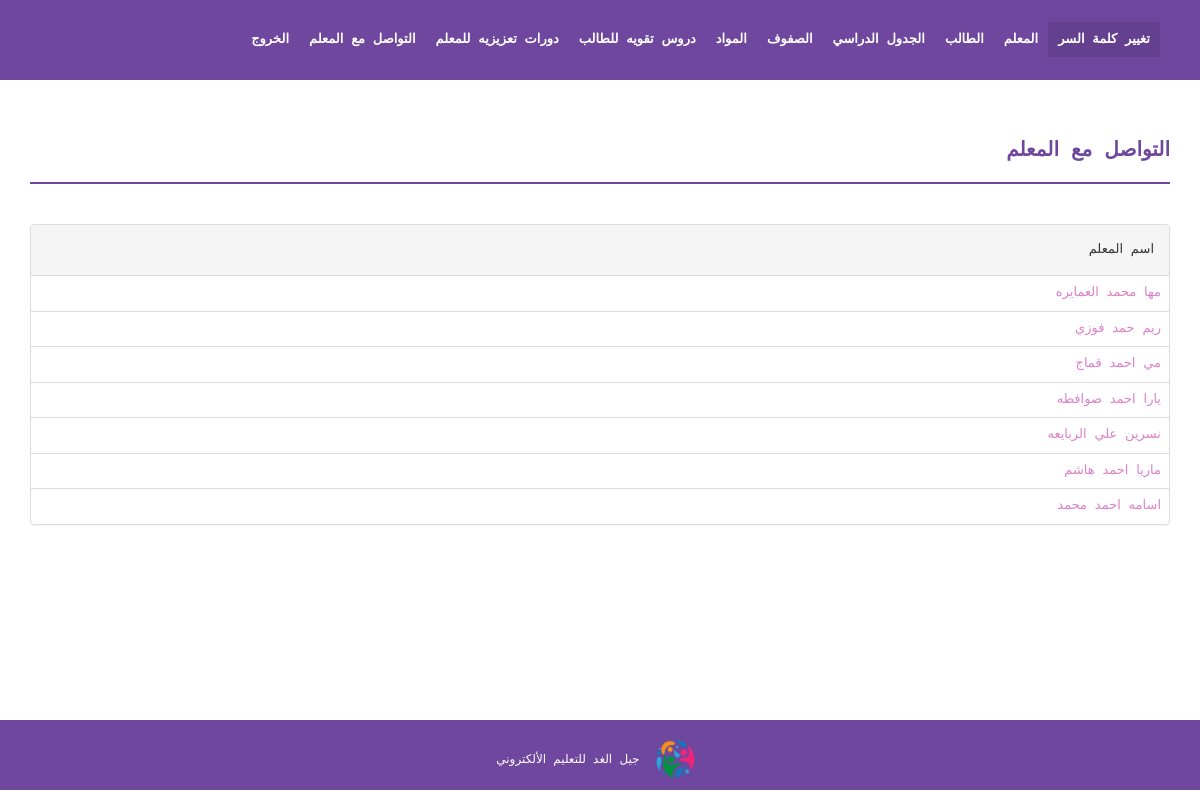
The app's page /admin/ContatWithTeachers.php (signed in) with its own data.
### tables this page shows
CREATE TABLE `teacher` (
  `id` int(50) NOT NULL,
  `password` varchar(50) NOT NULL,
  `first_name` varchar(50) NOT NULL,
  `second_name` varchar(50) NOT NULL,
  `third_name` varchar(50) NOT NULL,
  `last_name` varchar(50) NOT NULL,
  `identity_number` varchar(50) NOT NULL,
  `gender` varchar(50) NOT NULL,
  `phone` varchar(50) NOT NULL,
  `Email` varchar(50) NOT NULL,
  `address` varchar(50) NOT NULL,
  `nationality` varchar(50) NOT NULL,
  `specialization` varchar(50) NOT NULL,
  `appointment_year` date NOT NULL,
  `date_of_birth` date NOT NULL,
  `creationDate` timestamp NULL DEFAULT current_timestamp(),
  `updationDate` varchar(255) DEFAULT NULL
);

### admin/ContatWithTeachers.php (the view, shortened to what this page needs)
<?php
include('includes/config.php');
if(strlen($_SESSION['alogin'])==0)
    {
header('location:index.php');
}
else{
$sql =mysqli_query($con,"SELECT id,CONCAT(first_name,' ',second_name,' ',last_name) as full_name FROM teacher");
$teachers = mysqli_fetch_all($sql,MYSQLI_ASSOC);
?>
<!DOCTYPE html>
<html xmlns="http://www.w3.org/1999/xhtml">
<head>
    <link href="assets/css/bootstrap.css" rel="stylesheet" />
    <link href="assets/css/font-awesome.css" rel="stylesheet" />
    <link href="assets/css/style.css" rel="stylesheet" />
</head>
<body>
<?php if($_SESSION['alogin']!="")
{
 include('includes/menubar.php');
}
 ?>
    <div class="content-wrapper">
        <div class="container">
              <div class="row">
                    <div class="col-md-12">
                        <h1 class="page-head-line">التواصل مع المعلم</h1>
                    </div>
                </div>
                <div class="row" >
                <div class="col-md-12">
                    <div class="panel panel-default">
                        <div class="panel-heading">
                        اسم المعلم
                        </div>             <table class="table">
                                <?php foreach($teachers as $teacher){ ?>
                                <tr>
                                    <td>
                                        <a href="StartChatWithTeacher.php?type=t&id=<?php echo $teacher['id'] ?>"> <?php echo $teacher['full_name'] ?></a>
                                    </td>
                                </tr>
                                <?php }?>
                                </table>
                            </div>
                        </div>
                    </div>
                </div>
            </div>
  <?php include('includes/footer.php');?>
</body>
</html>
<?php } ?>

### admin/assets/css/style.css (style rules this page uses)
.content-wrapper { margin-top: 40px; min-height: 600px; padding-bottom: 60px; }
.page-head-line { font-weight: 900; padding-bottom: 20px; border-bottom: 2px solid #6F479F; text-transform: uppercase; color: #6F479F; font-size: 20px; margin-bottom: 40px; }

### records on screen
teacher: full_name "مها محمد العمايره"
teacher: full_name "ريم حمد فوزي"
teacher: full_name "مي احمد قماج"
teacher: full_name "يارا احمد صوافطه"
teacher: full_name "نسرين علي الربايعه"
teacher: full_name "ماريا احمد هاشم"
teacher: full_name "اسامه احمد محمد"
